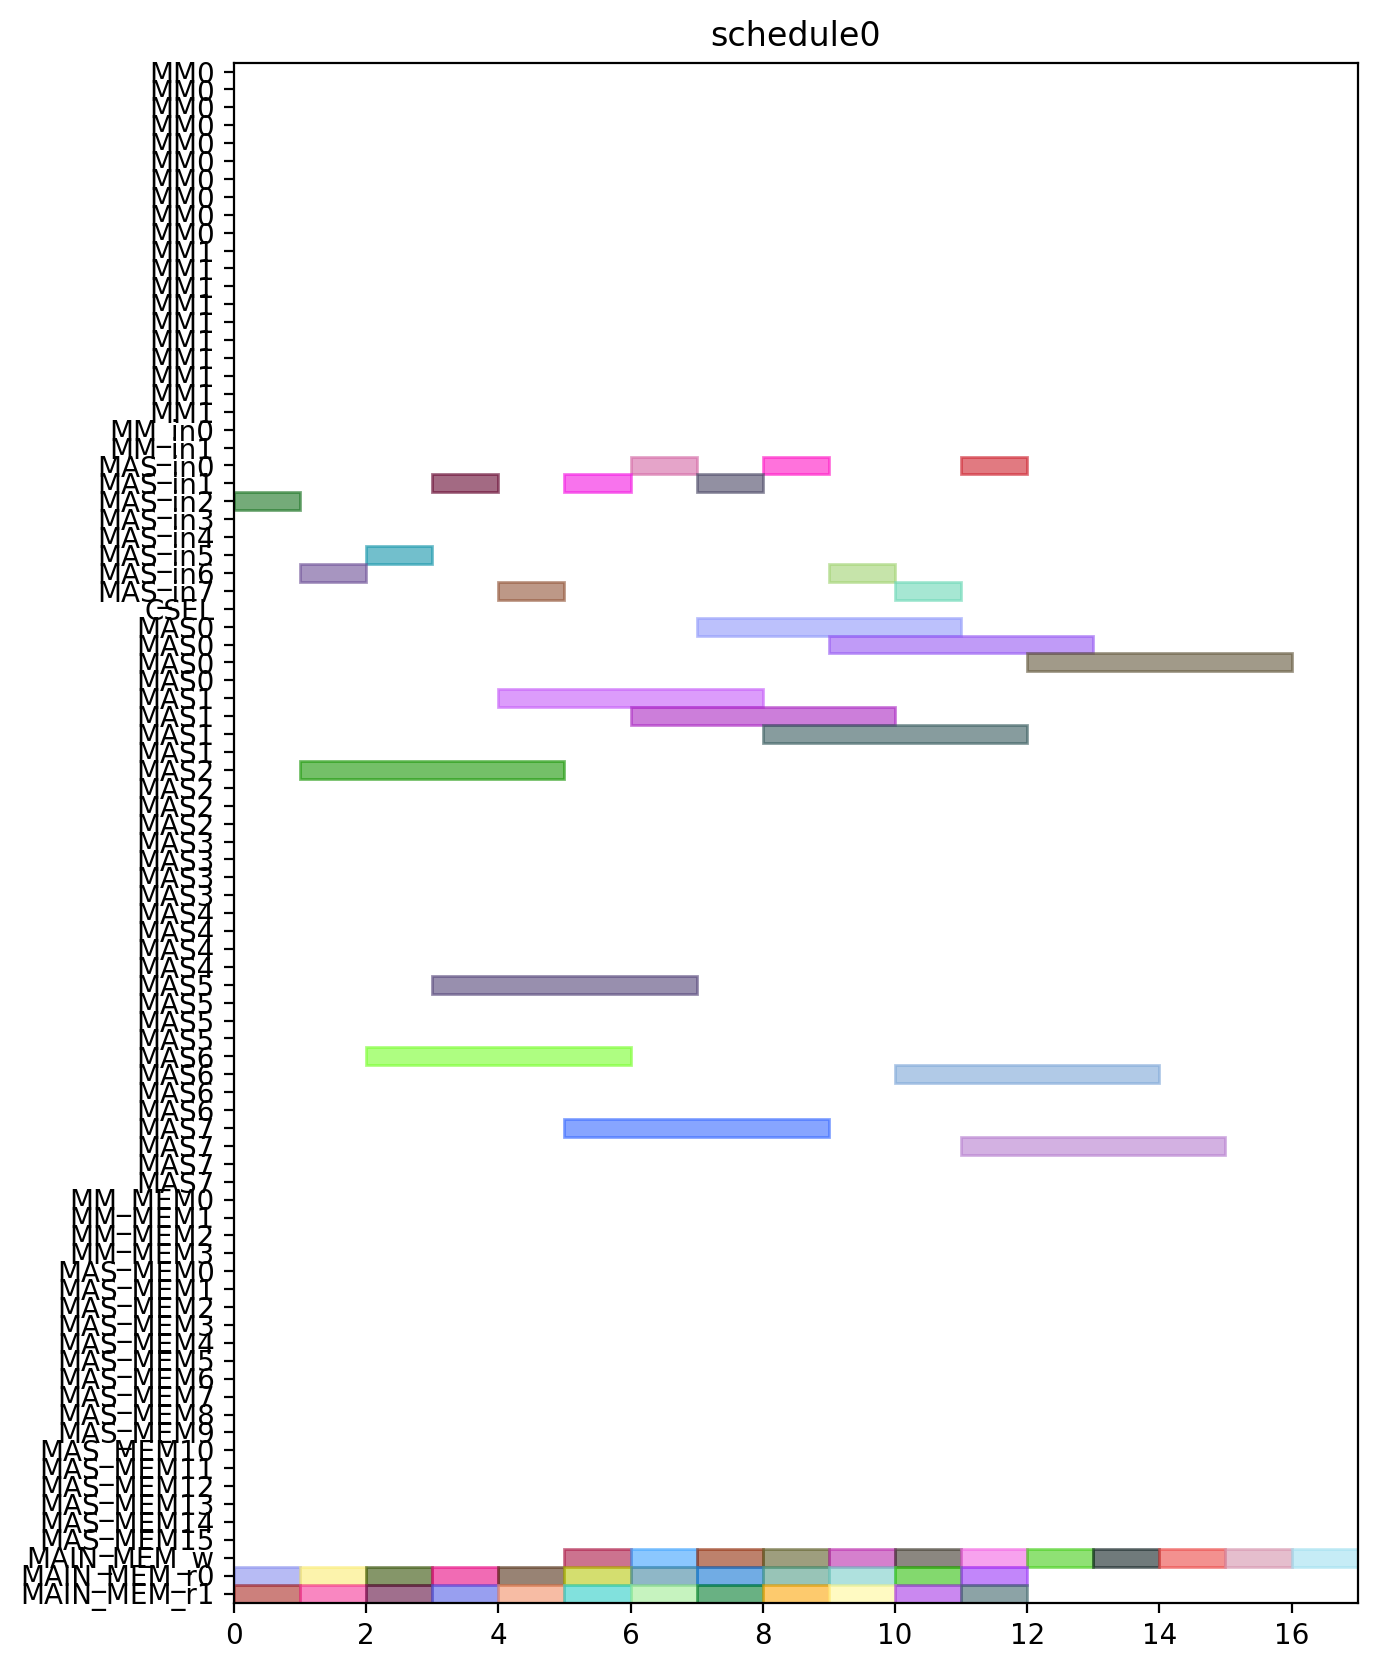

Write Python code to recreate this figure.
from pyschedule import Scenario, solvers, plotters, alt


def solve():
	horizon = 120
	S = Scenario("schedule0", horizon=horizon)

	# resource
	MM = S.Resources('MM', num=2, size=10)
	MM_in = S.Resources('MM_in', num=2)
	MAS_in = S.Resources('MAS_in', num=8)
	CSEL = S.Resource('CSEL')
	MAS = S.Resources('MAS', num=8, size=4, periods=range(1, horizon))
	MM_MEM = S.Resources('MM_MEM', num=4)
	MAS_MEM = S.Resources('MAS_MEM', num=16)
	MAIN_MEM_w = S.Resource('MAIN_MEM_w', size=1)
	MAIN_MEM_r = S.Resources('MAIN_MEM_r', num=2)

	# result of previous scheduling

	# new tasks
	c000 = S.Task('c000', length=4, delay_cost=1)
	c000 += alt(MAS)
	c000_in = S.Task('c000_in', length=1, delay_cost=1)
	c000_in += alt(MAS_in)
	S += c000_in*MAS_in[0]<=c000*MAS[0]

	S += c000_in*MAS_in[1]<=c000*MAS[1]

	S += c000_in*MAS_in[2]<=c000*MAS[2]

	S += c000_in*MAS_in[3]<=c000*MAS[3]

	S += c000_in*MAS_in[4]<=c000*MAS[4]

	S += c000_in*MAS_in[5]<=c000*MAS[5]

	S += c000_in*MAS_in[6]<=c000*MAS[6]

	S += c000_in*MAS_in[7]<=c000*MAS[7]

	S += 0<c000

	c000_w = S.Task('c000_w', length=1, delay_cost=1)
	c000_w += alt(MAIN_MEM_w)
	S += c000 <= c000_w

	c000_mem0 = S.Task('c000_mem0', length=1, delay_cost=1)
	c000_mem0 += MAIN_MEM_r[0]
	S += c000_mem0 <= c000

	c000_mem1 = S.Task('c000_mem1', length=1, delay_cost=1)
	c000_mem1 += MAIN_MEM_r[1]
	S += c000_mem1 <= c000

	c001 = S.Task('c001', length=4, delay_cost=1)
	c001 += alt(MAS)
	c001_in = S.Task('c001_in', length=1, delay_cost=1)
	c001_in += alt(MAS_in)
	S += c001_in*MAS_in[0]<=c001*MAS[0]

	S += c001_in*MAS_in[1]<=c001*MAS[1]

	S += c001_in*MAS_in[2]<=c001*MAS[2]

	S += c001_in*MAS_in[3]<=c001*MAS[3]

	S += c001_in*MAS_in[4]<=c001*MAS[4]

	S += c001_in*MAS_in[5]<=c001*MAS[5]

	S += c001_in*MAS_in[6]<=c001*MAS[6]

	S += c001_in*MAS_in[7]<=c001*MAS[7]

	S += 0<c001

	c001_w = S.Task('c001_w', length=1, delay_cost=1)
	c001_w += alt(MAIN_MEM_w)
	S += c001 <= c001_w

	c001_mem0 = S.Task('c001_mem0', length=1, delay_cost=1)
	c001_mem0 += MAIN_MEM_r[0]
	S += c001_mem0 <= c001

	c001_mem1 = S.Task('c001_mem1', length=1, delay_cost=1)
	c001_mem1 += MAIN_MEM_r[1]
	S += c001_mem1 <= c001

	c010 = S.Task('c010', length=4, delay_cost=1)
	c010 += alt(MAS)
	c010_in = S.Task('c010_in', length=1, delay_cost=1)
	c010_in += alt(MAS_in)
	S += c010_in*MAS_in[0]<=c010*MAS[0]

	S += c010_in*MAS_in[1]<=c010*MAS[1]

	S += c010_in*MAS_in[2]<=c010*MAS[2]

	S += c010_in*MAS_in[3]<=c010*MAS[3]

	S += c010_in*MAS_in[4]<=c010*MAS[4]

	S += c010_in*MAS_in[5]<=c010*MAS[5]

	S += c010_in*MAS_in[6]<=c010*MAS[6]

	S += c010_in*MAS_in[7]<=c010*MAS[7]

	S += 0<c010

	c010_w = S.Task('c010_w', length=1, delay_cost=1)
	c010_w += alt(MAIN_MEM_w)
	S += c010 <= c010_w

	c010_mem0 = S.Task('c010_mem0', length=1, delay_cost=1)
	c010_mem0 += MAIN_MEM_r[0]
	S += c010_mem0 <= c010

	c010_mem1 = S.Task('c010_mem1', length=1, delay_cost=1)
	c010_mem1 += MAIN_MEM_r[1]
	S += c010_mem1 <= c010

	c011 = S.Task('c011', length=4, delay_cost=1)
	c011 += alt(MAS)
	c011_in = S.Task('c011_in', length=1, delay_cost=1)
	c011_in += alt(MAS_in)
	S += c011_in*MAS_in[0]<=c011*MAS[0]

	S += c011_in*MAS_in[1]<=c011*MAS[1]

	S += c011_in*MAS_in[2]<=c011*MAS[2]

	S += c011_in*MAS_in[3]<=c011*MAS[3]

	S += c011_in*MAS_in[4]<=c011*MAS[4]

	S += c011_in*MAS_in[5]<=c011*MAS[5]

	S += c011_in*MAS_in[6]<=c011*MAS[6]

	S += c011_in*MAS_in[7]<=c011*MAS[7]

	S += 0<c011

	c011_w = S.Task('c011_w', length=1, delay_cost=1)
	c011_w += alt(MAIN_MEM_w)
	S += c011 <= c011_w

	c011_mem0 = S.Task('c011_mem0', length=1, delay_cost=1)
	c011_mem0 += MAIN_MEM_r[0]
	S += c011_mem0 <= c011

	c011_mem1 = S.Task('c011_mem1', length=1, delay_cost=1)
	c011_mem1 += MAIN_MEM_r[1]
	S += c011_mem1 <= c011

	c100 = S.Task('c100', length=4, delay_cost=1)
	c100 += alt(MAS)
	c100_in = S.Task('c100_in', length=1, delay_cost=1)
	c100_in += alt(MAS_in)
	S += c100_in*MAS_in[0]<=c100*MAS[0]

	S += c100_in*MAS_in[1]<=c100*MAS[1]

	S += c100_in*MAS_in[2]<=c100*MAS[2]

	S += c100_in*MAS_in[3]<=c100*MAS[3]

	S += c100_in*MAS_in[4]<=c100*MAS[4]

	S += c100_in*MAS_in[5]<=c100*MAS[5]

	S += c100_in*MAS_in[6]<=c100*MAS[6]

	S += c100_in*MAS_in[7]<=c100*MAS[7]

	S += 0<c100

	c100_w = S.Task('c100_w', length=1, delay_cost=1)
	c100_w += alt(MAIN_MEM_w)
	S += c100 <= c100_w

	c100_mem0 = S.Task('c100_mem0', length=1, delay_cost=1)
	c100_mem0 += MAIN_MEM_r[0]
	S += c100_mem0 <= c100

	c100_mem1 = S.Task('c100_mem1', length=1, delay_cost=1)
	c100_mem1 += MAIN_MEM_r[1]
	S += c100_mem1 <= c100

	c101 = S.Task('c101', length=4, delay_cost=1)
	c101 += alt(MAS)
	c101_in = S.Task('c101_in', length=1, delay_cost=1)
	c101_in += alt(MAS_in)
	S += c101_in*MAS_in[0]<=c101*MAS[0]

	S += c101_in*MAS_in[1]<=c101*MAS[1]

	S += c101_in*MAS_in[2]<=c101*MAS[2]

	S += c101_in*MAS_in[3]<=c101*MAS[3]

	S += c101_in*MAS_in[4]<=c101*MAS[4]

	S += c101_in*MAS_in[5]<=c101*MAS[5]

	S += c101_in*MAS_in[6]<=c101*MAS[6]

	S += c101_in*MAS_in[7]<=c101*MAS[7]

	S += 0<c101

	c101_w = S.Task('c101_w', length=1, delay_cost=1)
	c101_w += alt(MAIN_MEM_w)
	S += c101 <= c101_w

	c101_mem0 = S.Task('c101_mem0', length=1, delay_cost=1)
	c101_mem0 += MAIN_MEM_r[0]
	S += c101_mem0 <= c101

	c101_mem1 = S.Task('c101_mem1', length=1, delay_cost=1)
	c101_mem1 += MAIN_MEM_r[1]
	S += c101_mem1 <= c101

	c110 = S.Task('c110', length=4, delay_cost=1)
	c110 += alt(MAS)
	c110_in = S.Task('c110_in', length=1, delay_cost=1)
	c110_in += alt(MAS_in)
	S += c110_in*MAS_in[0]<=c110*MAS[0]

	S += c110_in*MAS_in[1]<=c110*MAS[1]

	S += c110_in*MAS_in[2]<=c110*MAS[2]

	S += c110_in*MAS_in[3]<=c110*MAS[3]

	S += c110_in*MAS_in[4]<=c110*MAS[4]

	S += c110_in*MAS_in[5]<=c110*MAS[5]

	S += c110_in*MAS_in[6]<=c110*MAS[6]

	S += c110_in*MAS_in[7]<=c110*MAS[7]

	S += 0<c110

	c110_w = S.Task('c110_w', length=1, delay_cost=1)
	c110_w += alt(MAIN_MEM_w)
	S += c110 <= c110_w

	c110_mem0 = S.Task('c110_mem0', length=1, delay_cost=1)
	c110_mem0 += MAIN_MEM_r[0]
	S += c110_mem0 <= c110

	c110_mem1 = S.Task('c110_mem1', length=1, delay_cost=1)
	c110_mem1 += MAIN_MEM_r[1]
	S += c110_mem1 <= c110

	c111 = S.Task('c111', length=4, delay_cost=1)
	c111 += alt(MAS)
	c111_in = S.Task('c111_in', length=1, delay_cost=1)
	c111_in += alt(MAS_in)
	S += c111_in*MAS_in[0]<=c111*MAS[0]

	S += c111_in*MAS_in[1]<=c111*MAS[1]

	S += c111_in*MAS_in[2]<=c111*MAS[2]

	S += c111_in*MAS_in[3]<=c111*MAS[3]

	S += c111_in*MAS_in[4]<=c111*MAS[4]

	S += c111_in*MAS_in[5]<=c111*MAS[5]

	S += c111_in*MAS_in[6]<=c111*MAS[6]

	S += c111_in*MAS_in[7]<=c111*MAS[7]

	S += 0<c111

	c111_w = S.Task('c111_w', length=1, delay_cost=1)
	c111_w += alt(MAIN_MEM_w)
	S += c111 <= c111_w

	c111_mem0 = S.Task('c111_mem0', length=1, delay_cost=1)
	c111_mem0 += MAIN_MEM_r[0]
	S += c111_mem0 <= c111

	c111_mem1 = S.Task('c111_mem1', length=1, delay_cost=1)
	c111_mem1 += MAIN_MEM_r[1]
	S += c111_mem1 <= c111

	c200 = S.Task('c200', length=4, delay_cost=1)
	c200 += alt(MAS)
	c200_in = S.Task('c200_in', length=1, delay_cost=1)
	c200_in += alt(MAS_in)
	S += c200_in*MAS_in[0]<=c200*MAS[0]

	S += c200_in*MAS_in[1]<=c200*MAS[1]

	S += c200_in*MAS_in[2]<=c200*MAS[2]

	S += c200_in*MAS_in[3]<=c200*MAS[3]

	S += c200_in*MAS_in[4]<=c200*MAS[4]

	S += c200_in*MAS_in[5]<=c200*MAS[5]

	S += c200_in*MAS_in[6]<=c200*MAS[6]

	S += c200_in*MAS_in[7]<=c200*MAS[7]

	S += 0<c200

	c200_w = S.Task('c200_w', length=1, delay_cost=1)
	c200_w += alt(MAIN_MEM_w)
	S += c200 <= c200_w

	c200_mem0 = S.Task('c200_mem0', length=1, delay_cost=1)
	c200_mem0 += MAIN_MEM_r[0]
	S += c200_mem0 <= c200

	c200_mem1 = S.Task('c200_mem1', length=1, delay_cost=1)
	c200_mem1 += MAIN_MEM_r[1]
	S += c200_mem1 <= c200

	c201 = S.Task('c201', length=4, delay_cost=1)
	c201 += alt(MAS)
	c201_in = S.Task('c201_in', length=1, delay_cost=1)
	c201_in += alt(MAS_in)
	S += c201_in*MAS_in[0]<=c201*MAS[0]

	S += c201_in*MAS_in[1]<=c201*MAS[1]

	S += c201_in*MAS_in[2]<=c201*MAS[2]

	S += c201_in*MAS_in[3]<=c201*MAS[3]

	S += c201_in*MAS_in[4]<=c201*MAS[4]

	S += c201_in*MAS_in[5]<=c201*MAS[5]

	S += c201_in*MAS_in[6]<=c201*MAS[6]

	S += c201_in*MAS_in[7]<=c201*MAS[7]

	S += 0<c201

	c201_w = S.Task('c201_w', length=1, delay_cost=1)
	c201_w += alt(MAIN_MEM_w)
	S += c201 <= c201_w

	c201_mem0 = S.Task('c201_mem0', length=1, delay_cost=1)
	c201_mem0 += MAIN_MEM_r[0]
	S += c201_mem0 <= c201

	c201_mem1 = S.Task('c201_mem1', length=1, delay_cost=1)
	c201_mem1 += MAIN_MEM_r[1]
	S += c201_mem1 <= c201

	c210 = S.Task('c210', length=4, delay_cost=1)
	c210 += alt(MAS)
	c210_in = S.Task('c210_in', length=1, delay_cost=1)
	c210_in += alt(MAS_in)
	S += c210_in*MAS_in[0]<=c210*MAS[0]

	S += c210_in*MAS_in[1]<=c210*MAS[1]

	S += c210_in*MAS_in[2]<=c210*MAS[2]

	S += c210_in*MAS_in[3]<=c210*MAS[3]

	S += c210_in*MAS_in[4]<=c210*MAS[4]

	S += c210_in*MAS_in[5]<=c210*MAS[5]

	S += c210_in*MAS_in[6]<=c210*MAS[6]

	S += c210_in*MAS_in[7]<=c210*MAS[7]

	S += 0<c210

	c210_w = S.Task('c210_w', length=1, delay_cost=1)
	c210_w += alt(MAIN_MEM_w)
	S += c210 <= c210_w

	c210_mem0 = S.Task('c210_mem0', length=1, delay_cost=1)
	c210_mem0 += MAIN_MEM_r[0]
	S += c210_mem0 <= c210

	c210_mem1 = S.Task('c210_mem1', length=1, delay_cost=1)
	c210_mem1 += MAIN_MEM_r[1]
	S += c210_mem1 <= c210

	c211 = S.Task('c211', length=4, delay_cost=1)
	c211 += alt(MAS)
	c211_in = S.Task('c211_in', length=1, delay_cost=1)
	c211_in += alt(MAS_in)
	S += c211_in*MAS_in[0]<=c211*MAS[0]

	S += c211_in*MAS_in[1]<=c211*MAS[1]

	S += c211_in*MAS_in[2]<=c211*MAS[2]

	S += c211_in*MAS_in[3]<=c211*MAS[3]

	S += c211_in*MAS_in[4]<=c211*MAS[4]

	S += c211_in*MAS_in[5]<=c211*MAS[5]

	S += c211_in*MAS_in[6]<=c211*MAS[6]

	S += c211_in*MAS_in[7]<=c211*MAS[7]

	S += 0<c211

	c211_w = S.Task('c211_w', length=1, delay_cost=1)
	c211_w += alt(MAIN_MEM_w)
	S += c211 <= c211_w

	c211_mem0 = S.Task('c211_mem0', length=1, delay_cost=1)
	c211_mem0 += MAIN_MEM_r[0]
	S += c211_mem0 <= c211

	c211_mem1 = S.Task('c211_mem1', length=1, delay_cost=1)
	c211_mem1 += MAIN_MEM_r[1]
	S += c211_mem1 <= c211

	solvers.mip.solve(S,msg=1,kind='CPLEX',ratio_gap=1.01)

	solution = [['hoge']*len(S.solution()[1]) for i in range(len(S.solution()))]
	for i in range(len(S.solution())):
		for j in range(len(S.solution()[i])):
			solution[i][j]=str(S.solution()[i][j])
	print(solution)

	cycles = int(solution[-1][3])

	pic_file_name = "/mnt/rose/usr1/fukuda/ABE/multiRAM_multiMAS_16mux/scheduling_result/stage10MM2_stage4MAS8/CONJ/schedule0.png"
	if(S.solution() != []):
		plotters.matplotlib.plot(S,img_filename=pic_file_name, show_task_labels=False, fig_size=(cycles*0.25+3, 10))

	return solution
